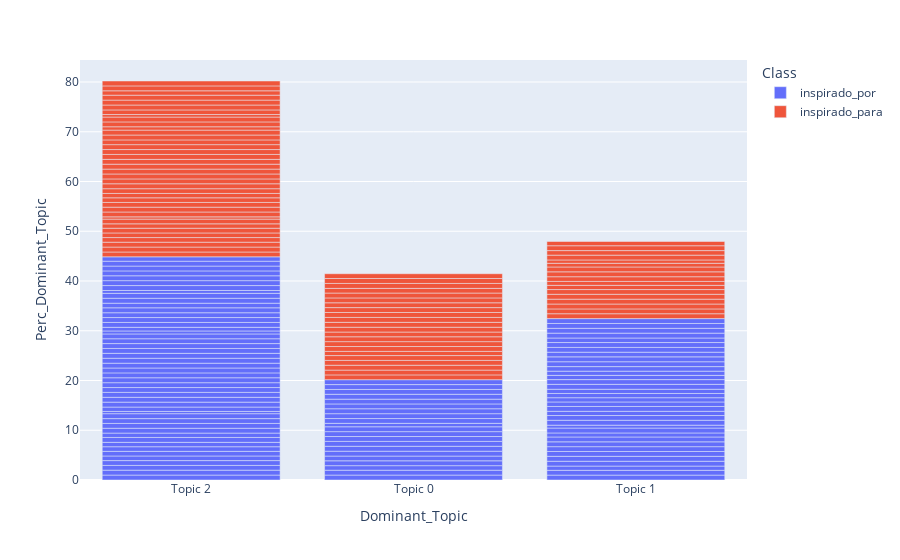

This figure's notebook cell:
### Code cell
import plotly.express as px
fig2 = px.bar(lda_data, x=lda_data["Dominant_Topic"], y=lda_data["Perc_Dominant_Topic"], color=lda_data["Class"])
fig2.write_html("Figures/acumm_distri.html")
fig2.show()

### Figure 1 — Plotly figure (JSON) as saved in the notebook; plotly's stock layout.template omitted (floating-point values rounded to 4 significant figures)
{"data": [{"alignmentgroup": "True", "hovertemplate": "Class=inspirado_por<br>Dominant_Topic=%{x}<br>Perc_Dominant_Topic=%{y}<extra></extra>", "legendgroup": "inspirado_por", "marker": {"color": "#636efa", "pattern": {"shape": ""}}, "name": "inspirado_por", "offsetgroup": "inspirado_por", "orientation": "v", "showlegend": true, "textposition": "auto", "type": "bar", "x": ["Topic 2", "Topic 2", "Topic 0", "Topic 2", "Topic 1", "Topic 2", "Topic 1", "Topic 2", "Topic 2", "Topic 2", "Topic 2", "Topic 1", "Topic 2", "Topic 1", "Topic 2", "Topic 0", "Topic 2", "Topic 1", "Topic 1", "Topic 2", "Topic 2", "Topic 2", "Topic 1", "Topic 1", "Topic 1", "Topic 0", "Topic 1", "Topic 1", "Topic 1", "Topic 0", "Topic 1", "Topic 2", "Topic 1", "Topic 2", "Topic 0", "Topic 2", "Topic 2", "Topic 2", "Topic 2", "Topic 0", "Topic 0", "Topic 0", "Topic 0", "Topic 1", "Topic 1", "Topic 2", "Topic 2", "Topic 2", "Topic 2", "Topic 0", "Topic 0", "Topic 2", "Topic 2", "Topic 1", "Topic 2", "Topic 0", "Topic 2", "Topic 0", "Topic 2", "Topic 0", "Topic 0", "Topic 0", "Topic 1", "Topic 0", "Topic 2", "Topic 1", "Topic 0", "Topic 1", "Topic 1", "Topic 2", "Topic 1", "Topic 1", "Topic 2", "Topic 2", "Topic 0", "Topic 2", "Topic 2", "Topic 0", "Topic 1", "Topic 1", "Topic 1", "Topic 1", "Topic 1", "Topic 2", "Topic 2", "Topic 2", "Topic 2", "Topic 2", "Topic 1", "Topic 1", "Topic 1", "Topic 2", "Topic 2", "Topic 1", "Topic 2", "Topic 2", "Topic 2", "Topic 2", "Topic 1", "Topic 0", "Topic 2", "Topic 1", "Topic 1", "Topic 2"], "xaxis": "x", "y": [0.99, 0.99, 0.99, 0.95, 0.98, 0.97, 0.97, 0.93, 0.93, 0.93, 0.88, 0.85, 0.98, 0.97, 0.88, 0.98, 0.97, 0.99, 0.97, 0.97, 0.97, 0.99, 0.97, 0.97, 0.98, 0.91, 0.81, 0.98, 0.58, 0.98, 0.99, 0.45, 0.95, 0.88, 0.95, 0.99, 0.97, 0.99, 0.97, 0.98, 0.99, 0.98, 0.98, 0.85, 0.97, 0.98, 0.99, 0.98, 0.98, 0.98, 0.98, 0.97, 0.99, 0.91, 0.99, 0.69, 0.98, 0.96, 0.98, 0.98, 0.99, 0.97, 0.85, 0.96, 0.97, 0.85, 0.98, 0.85, 0.99, 0.97, 0.95, 0.85, 0.6, 0.73, 0.97, 0.98, 0.98, 0.98, 0.85, 0.91, 0.98, 0.98, 0.94, 0.97, 0.99, 0.93, 0.99, 0.99, 0.96, 0.98, 0.91, 0.57, 0.99, 0.98, 0.99, 0.98, 0.98, 0.97, 0.97, 0.98, 0.98, 0.97, 0.98, 0.88], "yaxis": "y"}, {"alignmentgroup": "True", "hovertemplate": "Class=inspirado_para<br>Dominant_Topic=%{x}<br>Perc_Dominant_Topic=%{y}<extra></extra>", "legendgroup": "inspirado_para", "marker": {"color": "#EF553B", "pattern": {"shape": ""}}, "name": "inspirado_para", "offsetgroup": "inspirado_para", "orientation": "v", "showlegend": true, "textposition": "auto", "type": "bar", "x": ["Topic 2", "Topic 2", "Topic 0", "Topic 2", "Topic 1", "Topic 2", "Topic 0", "Topic 2", "Topic 2", "Topic 2", "Topic 2", "Topic 1", "Topic 0", "Topic 0", "Topic 0", "Topic 2", "Topic 2", "Topic 2", "Topic 2", "Topic 1", "Topic 1", "Topic 1", "Topic 2", "Topic 1", "Topic 0", "Topic 2", "Topic 0", "Topic 0", "Topic 1", "Topic 0", "Topic 2", "Topic 0", "Topic 1", "Topic 2", "Topic 2", "Topic 2", "Topic 0", "Topic 0", "Topic 0", "Topic 0", "Topic 0", "Topic 2", "Topic 2", "Topic 2", "Topic 2", "Topic 1", "Topic 1", "Topic 1", "Topic 1", "Topic 0", "Topic 2", "Topic 2", "Topic 2", "Topic 2", "Topic 2", "Topic 1", "Topic 1", "Topic 2", "Topic 0", "Topic 2", "Topic 0", "Topic 0", "Topic 2", "Topic 0", "Topic 2", "Topic 2", "Topic 2", "Topic 2", "Topic 2", "Topic 2", "Topic 0", "Topic 2", "Topic 1", "Topic 1", "Topic 2", "Topic 0", "Topic 1"], "xaxis": "x", "y": [0.97, 0.99, 0.97, 0.98, 0.98, 0.93, 0.96, 0.93, 0.95, 0.88, 0.95, 0.97, 0.98, 0.97, 0.97, 0.45, 0.98, 0.97, 0.95, 0.98, 0.98, 0.98, 0.93, 0.95, 0.84, 0.88, 0.98, 0.98, 0.85, 0.98, 0.95, 0.95, 0.79, 0.99, 0.98, 0.99, 0.97, 0.98, 0.99, 0.99, 0.98, 0.98, 0.99, 0.97, 0.99, 0.94, 0.98, 0.98, 0.74, 0.97, 0.98, 0.99, 0.95, 0.98, 0.99, 0.67, 0.97, 0.67, 0.98, 0.98, 0.98, 0.94, 0.97, 0.99, 0.51, 0.93, 0.98, 0.99, 0.99, 0.88, 0.99, 0.99, 0.91, 0.98, 0.98, 0.96, 0.85], "yaxis": "y"}], "layout": {"barmode": "relative", "legend": {"title": {"text": "Class"}, "tracegroupgap": 0}, "margin": {"t": 60}, "xaxis": {"anchor": "y", "domain": [0, 1], "title": {"text": "Dominant_Topic"}}, "yaxis": {"anchor": "x", "domain": [0, 1], "title": {"text": "Perc_Dominant_Topic"}}}}
